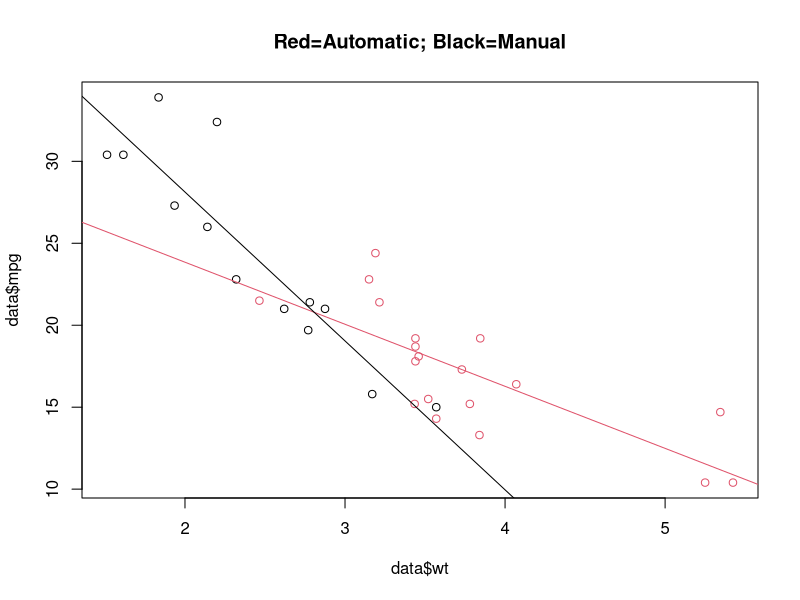
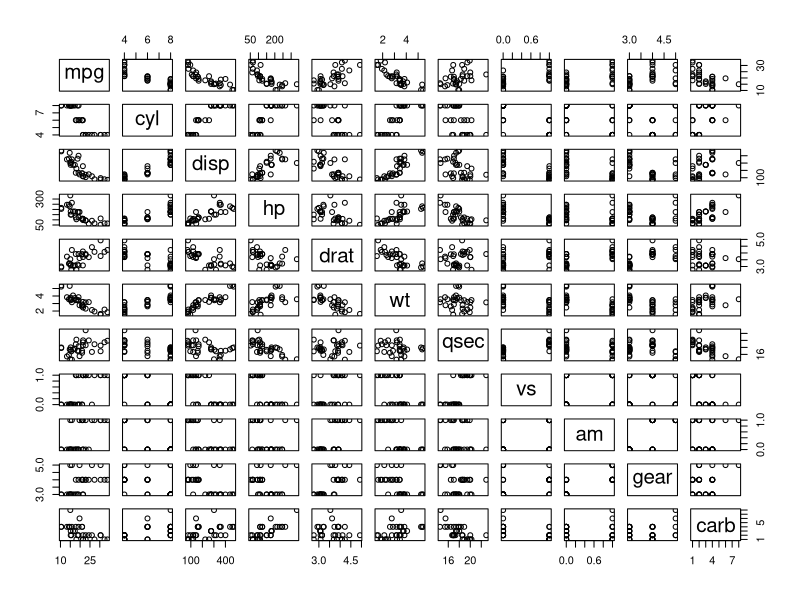
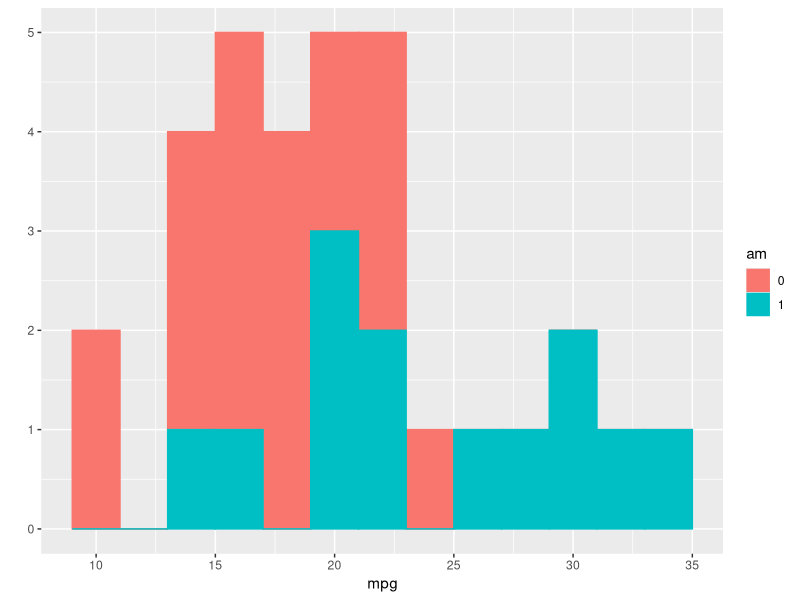
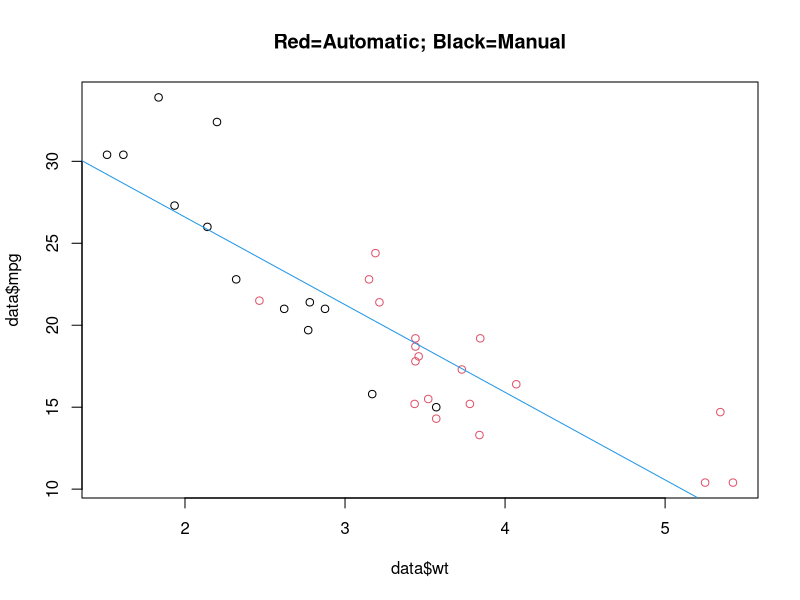
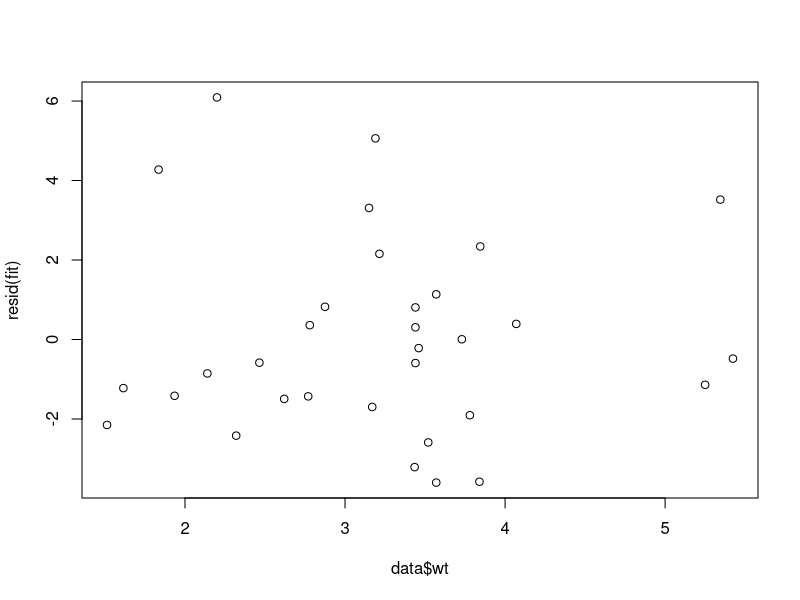
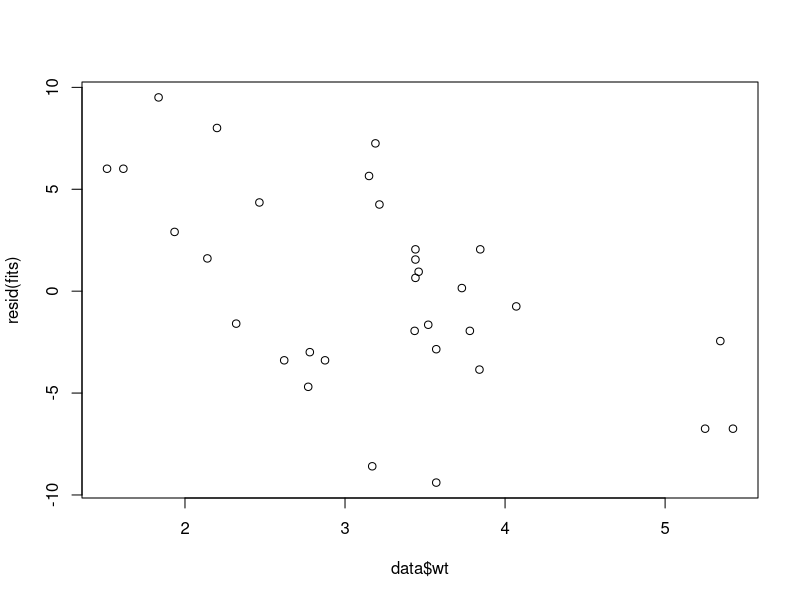

Write R code to recreate these figures, in order.
## ---- chunk 1
data(mtcars)
data=data.frame(mtcars)
table(data$am)
## ---- chunk 2
mpg_manual=subset(data,data$am==1)
mpg_automatic=subset(data,data$am==0)
summary(mpg_manual$mpg)
summary(mpg_automatic$mpg)
## ---- chunk 3
sapply(mpg_manual,mean)
sapply(mpg_automatic,mean)
## ---- chunk 4
fits=lm(data$mpg~factor(data$am))
        fits_coeff=summary(fits)$coefficients
        fits_coeff[2,1]
        qt(.975,32-4)*fits_coeff[2,2]*c(-1,1)+fits_coeff[2,1]
## ---- chunk 5
fit0=lm(data$mpg~data$wt)
## ---- chunk 6
fit=lm(data$mpg~data$wt+data$am*data$wt)
plot(data$wt,data$mpg,col=(data$am==0)*1+1)
abline(c(fit$coefficients[1],fit$coefficients[2]),col=2)
abline(c(fit$coefficients[1]+fit$coefficients[3],fit$coefficients[2]+fit$coefficients[4]),col=1)
title("Red=Automatic; Black=Manual")
        ###Calculate confidence interval of fit
                fit_coeff=summary(fit)$coefficients
                qt(.975,32-4)*fit_coeff[4,2]*c(-1,1)+fit_coeff[4,1] ##

## ---- chunk 7
fit2=lm(data$mpg~data$wt+data$am*data$wt+data$disp)
fit3=lm(data$mpg~data$wt+data$am*data$wt+data$disp+data$hp)
anova(fit0,fit,fit2,fit3)  
## ---- chunk 8
###From graphs, it seems weight, horsepower, number of cylinders, displacement all seem to negatively affect mpg.  Knowing this, it's unclear how automatic and manual settings affect mpg
pairs(data) 
## ---- chunk 9
library(ggplot2)
data$am=factor(data$am)
qplot(mpg,data=data,color=am,binwidth=2,fill=am)
## ---- chunk 10
###plot of model fit0 
plot(data$wt,data$mpg,col=(data$am==0)*1+1)
abline(c(fit0$coefficients[1],fit0$coefficients[2]),col=4)
title("Red=Automatic; Black=Manual")
## ---- chunk 11
plot(data$wt,resid(fit))
lm(data$wt~resid(fit))##
## ---- chunk 12
plot(data$wt,resid(fits))
lm(data$wt~resid(fits)) 
## ---- chunk 13
dfbetas=dfbetas(fit)
max(dfbetas[,4]) ##
## ---- chunk 14
t.test(mpg_manual,mpg_automatic)
